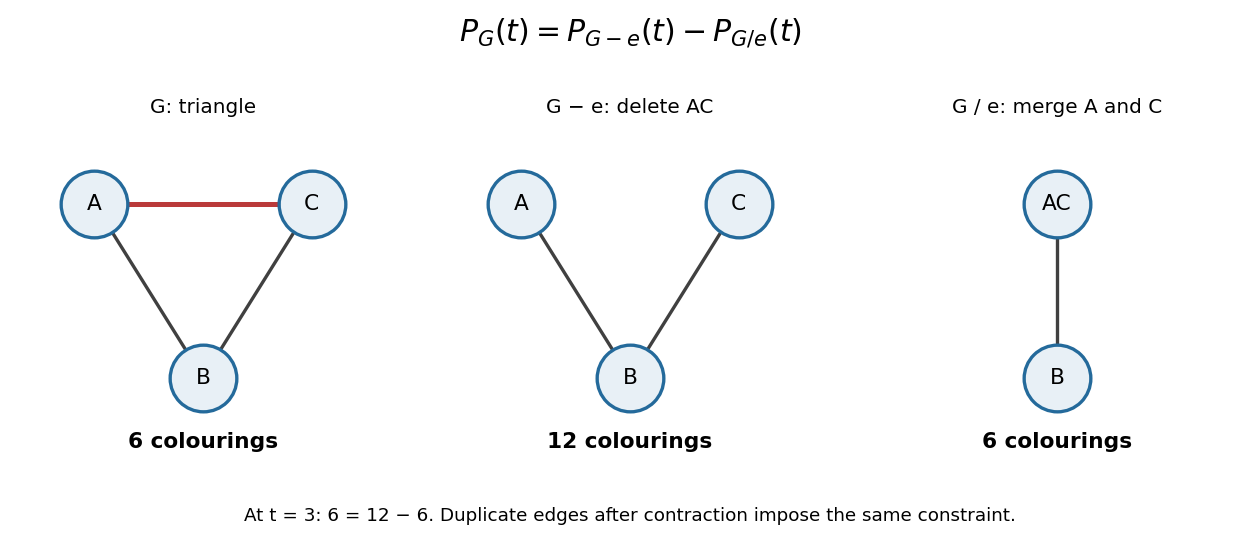

Source code (Python):
"""Triangle deletion-contraction, with exact three-color counts; PNG to CWD."""
from pathlib import Path

import matplotlib.pyplot as plt


def draw(ax, positions, edges, highlight=None):
    for edge in edges:
        x1, y1 = positions[edge[0]]
        x2, y2 = positions[edge[1]]
        selected = edge == highlight
        ax.plot([x1, x2], [y1, y2],
                color="#ba3a3a" if selected else "#404040",
                lw=3 if selected else 2, zorder=1)
    for label, (x, y) in positions.items():
        ax.scatter(x, y, s=1600, facecolor="#e8f0f6",
                   edgecolor="#246a9b", linewidth=2, zorder=2)
        ax.text(x, y, label, ha="center", va="center", fontsize=13, zorder=3)
    ax.set(xlim=(-1.2, 1.2), ylim=(-1.05, 1.15), aspect="equal")
    ax.axis("off")


def main():
    fig, axes = plt.subplots(1, 3, figsize=(10.5, 4.5), dpi=120)
    fig.patch.set_facecolor("white")
    pos = {"A": (-0.75, 0.6), "B": (0, -0.6), "C": (0.75, 0.6)}
    draw(axes[0], pos, [("A", "B"), ("B", "C"), ("A", "C")], ("A", "C"))
    draw(axes[1], pos, [("A", "B"), ("B", "C")])
    draw(axes[2], {"AC": (0, 0.6), "B": (0, -0.6)}, [("AC", "B")])
    titles = ["G: triangle", "G − e: delete AC", "G / e: merge A and C"]
    counts = ["6 colourings", "12 colourings", "6 colourings"]
    for ax, title, count in zip(axes, titles, counts):
        ax.set_title(title, fontsize=12, pad=7)
        ax.text(0.5, -0.015, count, transform=ax.transAxes,
                ha="center", fontsize=13, weight="bold")
    fig.suptitle(r"$P_G(t)=P_{G-e}(t)-P_{G/e}(t)$", fontsize=18, y=0.97)
    fig.text(0.5, 0.035,
             "At t = 3: 6 = 12 − 6. Duplicate edges after contraction impose the same constraint.",
             ha="center", fontsize=11)
    fig.subplots_adjust(left=0.02, right=0.98, top=0.77, bottom=0.18, wspace=0.2)
    fig.savefig(Path.cwd() / Path(__file__).with_suffix(".png").name,
                facecolor="white", transparent=False)
    plt.close(fig)


if __name__ == "__main__":
    main()
